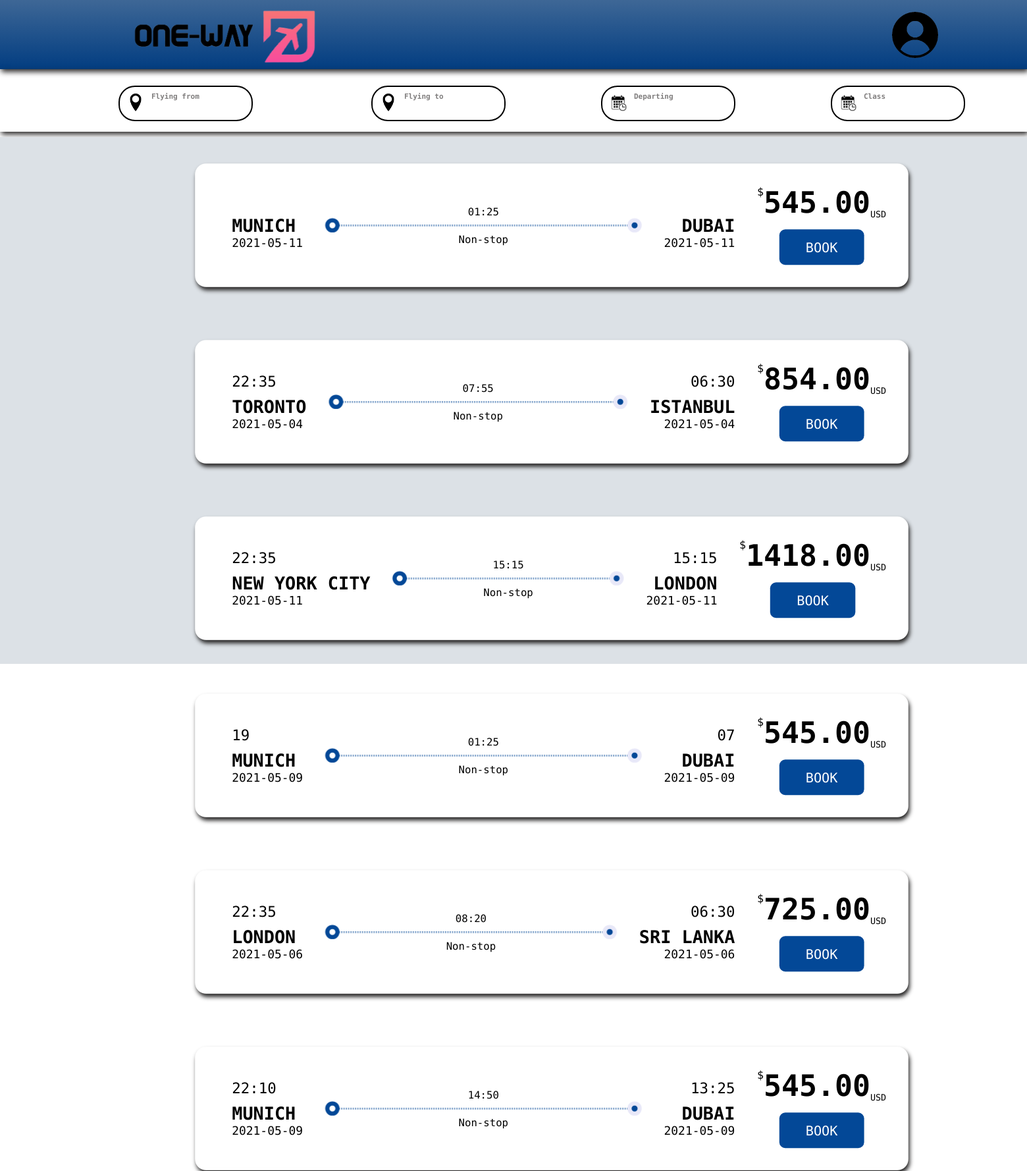
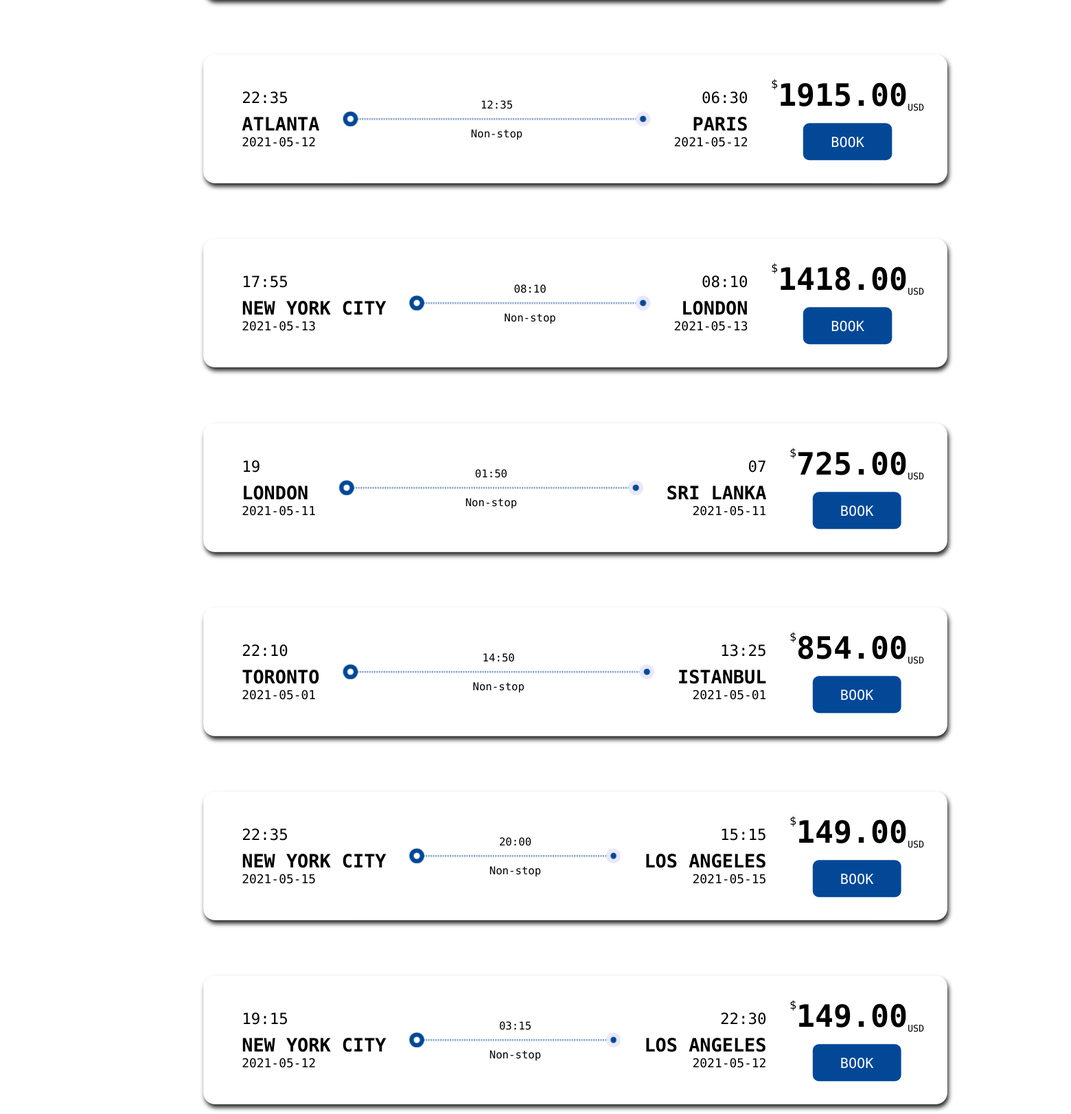
The page /flightResults.php (upper part) on the database its author committed (2 pictures, top to bottom).
### tables this page shows
CREATE TABLE SEATS (
	SEAT_ID VARCHAR(4),
    FLIGHT_ID VARCHAR(4) NOT NULL,
    E_AVAILABILITY MEDIUMINT(3) NOT NULL,
    B_AVAILABILITY MEDIUMINT(3) NOT NULL, 
    FC_AVAILABILITY MEDIUMINT(3) NOT NULL, 
    E_PRICE DECIMAL(6,2) NOT NULL,
    B_PRICE DECIMAL(6,2) NOT NULL,
    FC_PRICE DECIMAL(6,2) NOT NULL, 
	PRIMARY KEY (SEAT_ID),
    FOREIGN KEY (FLIGHT_ID) REFERENCES FLIGHTS(FLIGHT_ID)
);

CREATE TABLE FLIGHTS (
	FLIGHT_ID VARCHAR(4),
    DEPART_TIME DATETIME NOT NULL,
    LAND_TIME DATETIME NOT NULL,
    START_LOC VARCHAR(3) NOT NULL,
    END_LOC VARCHAR(3) NOT NULL,
    FLIGHT_NUM VARCHAR (6) NOT NULL,
    DEPARTURE_DATE DATE,
    AIRLINE VARCHAR(3),
	PRIMARY KEY (FLIGHT_ID)
);

### getCity.php (called while the page is built)
<?php
function getCity($cityCode) {
    switch ($cityCode) {
        case "NYC":
            return "NEW YORK CITY";
        case "ATL":
           return "ATLANTA";
        case "LHR":
            return "LONDON";
        case "MUC":
            return "MUNICH";
        case "YYZ":
           return "TORONTO";
        case "IST":
            return "ISTANBUL";
        case "LAX":
            return "LOS ANGELES";
        case "CMP":
           return "SRI LANKA";
        case "DXB":
            return "DUBAI";
        case "CDG":
            return "PARIS";
    }
}

### flightResults.php (the view, shortened to what this page needs)
<!DOCTYPE html>
<?php
include "getCity.php";
$localhost = "localhost";
$username = "root";
$password = "";
$dbname = "OneWay";
$con = new mysqli($localhost, $username, $password, $dbname);
$sql = "SELECT * FROM flights, seats where flights.FLIGHT_ID = seats.FLIGHT_ID";
$result = $con->query($sql);
?>
<html lang="en">
<head>
    <link rel="stylesheet" href="styles.css">
</head>
<body>
    <div class="headerBar">
        <a href="./login.php">
            <img src="img/logo.png" alt="">
        </a>
        <a href="./Profile.html">
          <img src="img/user.png" class="user" alt="">
        </a>
    </div>
    <div class="prevInfo">
    <div class="enteredDepart">
            <img src="img/pin.png" alt="">
            <p> <span class="flyingFrom">Flying from</span>  <br><?php echo $from ?></p>
        </div>
        <div class="enteredDepart">
            <img src="img/pin.png" alt="">
            <p> <span class="flyingFrom">Flying to</span>  <br> <?php echo $dest ?> </p>
        </div>
        <div class="enteredDate">
            <img class="cal" src="img/cal.png" alt="">
            <p> <span class="flyingFrom">Departing</span>  <br> <?php echo $date?></p>
        </div>
        <div class="enteredDate">
            <img class="cal" src="img/cal.png" alt="">
            <p> <span class="flyingFrom">Class</span>  <br> <?php echo $class;$_SESSION["class"] = $_POST['class'];?></p>
        </div>
    </div>
    <div class="wrap2">
        <main>
            <div class="container">
            <section class="dashboard">
                <section class="flights">
                <section class="flightList">
					<?php
						while($row = $result->fetch_assoc()){
					?>
                    <article class="flightCard flightList__item">
                    <div class="flightCard__departure">
                        <time class="flightCard__time"><?php $_SESSION["flight_num"] = $row['FLIGHT_NUM'];echo explode(":00",explode(" ",$_SESSION["depart_time"])[1])[0]; ?></time>
                        <h2 class="flightCard__city"><?php $_SESSION["start_loc"] = $row['START_LOC']; echo getCity($row['START_LOC']); ?></h2>
                        <time class="flightCard__day"><?php $_SESSION["depart_time"] = $row['DEPART_TIME']; echo explode(" ",$_SESSION["depart_time"])[0] ;   $_SESSION["flight_id"] = $row['FLIGHT_ID'];?></time>
                    </div>
                    <div class="flightCard__route">
                        <p class="flightCard__duration"><?php echo date('H:i',(strtotime(explode(":00",explode(" ",$_SESSION["land_time"])[1])[0]) - strtotime(explode(":00",explode(" ",$_SESSION["depart_time"])[1])[0])))?></p>
                        <div class="flightCard__route-line route-line" >
                        <div class="route-line__stop route-line__start" ></div>
                        <div class="route-line__stop route-line__end" ></div>
                        </div>
                        <p class="flightCard__type">Non-stop</p>
                    </div>
                    <div class="flightCard__arrival">
                        <time class="flightCard__time"><?php echo explode(":00",explode(" ",$_SESSION["land_time"])[1])[0] ?></time>
                        <h2 class="flightCard__city"><?php $_SESSION["end_loc"] = $row['END_LOC']; echo getCity($row['END_LOC']); ?></h2>
                        <time class="flightCard__day"><?php $_SESSION["land_time"] = $row['LAND_TIME']; echo explode(" ",$_SESSION["depart_time"])[0]; ?></time>
                    </div>
                    <div class="flightCard__action">
                        <p class="flightCard__price price"><sup>$</sup><?php $_SESSION["price"] = $row['E_PRICE']; echo $row['E_PRICE']; ?><sub>USD</sub></p>
                        <button class="button" method="post" name="info" onclick="location.replace('./Payment.php');">BOOK</button>
                    </div>
                    </article>
						  <?php
						}
					?>
                </section>
                </section>
            </section>
            </div>
        </main>
    </div>
</body>
</html>

### styles.css (style rules this page uses)
* { margin: 0; padding: 0; font-family: "Roboto Mono", monospace; }
.headerBar { height: 105px; width: 100%; background: linear-gradient(to bottom, #3e6796 0%,#023d81 100%); box-shadow: 2px 4px 8px rgb(40, 39, 39); }
.headerBar img { width: 305px; margin-left: 200px; float: left; transition: .5s; animation: slideLeft .5s ease-in-out; }
.headerBar .user { width: 70px; margin-left: 850px; margin-top: 18px; float: left; }
.prevInfo { width: 100%; height: 70px; box-shadow: 2px 4px 8px rgb(40, 39, 39); padding-top: 25px; }
.enteredDepart { width: 200px; height: 50px; border: 2px solid black; border-radius: 25px; display: block; margin-left: 180px; transition: .6s; float: left; }
.enteredDepart img { float: left; width: 24%; margin-top: 10px; }
.enteredDate { width: 200px; height: 50px; border: 2px solid black; border-radius: 25px; display: block; margin-left: 145px; transition: .6s; float: left; }
.enteredDate img { float: left; width: 24%; }
.flyingFrom { width: 100%; height: 18px; font-weight: medium; font-size: 11px; color: rgb(128, 126, 126); }
.enteredDepart p, .enteredDate p { float: left; font-weight: bold; font-size: 19px; }
.wrap2 { font-size: 1.6rem; color: #034897; background-color: HSL(45, 29%, 97%); background-color: #dce1e6; margin-top: 8px; height: 100vh; }
.container { margin: 0 auto; width: 130rem; padding: 0 4rem; }
.dashboard { display: grid; grid-template-columns: repeat(12, 1fr); grid-template-rows: auto auto; grid-gap: 3rem; }
.dashboard .booking-bar, .dashboard .flights { grid-column: 1/10; }
.price { font-size: 4rem; font-weight: bolder; color: black; }
.price sup { vertical-align: top; font-size: 1.5rem; font-weight: normal; }
.price sub { vertical-align: bottom; font-size: 1.2rem; font-weight: normal; }
.route-line { position: relative; margin: 1rem 0 0; width: 100%; height: 1px; border: 0.1rem dashed #034897; }
.route-line__stop { border-radius: 100%; box-sizing: content-box; width: 0.8rem; height: 0.8rem; position: absolute; top: 50%; background-color: #034897; transform: translate3d(-50%, -50%, 0); }
.route-line__start { left: 0; border: 0.6rem solid #034897; background-color: #fff; }
.route-line__end { right: 0; border: 0.6rem solid HSL(240, 52%, 94%); transform: translate3d(50%, -50%, 0); }
.flightCard { border-radius: 1.5rem; color: black; display: flex; justify-content: space-between; align-items: center; padding: 3rem; background-color: #fff; box-shadow: 3px 7px 9px rgb(40, 39, 39); transform: scale(.7); transition: 1.5s, transform .4s ease-in-out; }
.flightCard__departure { margin-left: 2rem; }
.flightCard__arrival { margin-right: 3rem; text-align: right; }
.flightCard__route { display: flex; flex-direction: column; flex: 1 0 auto; justify-content: center; align-items: center; padding: 0 4rem; }
.flightCard__duration, .flightCard__type { font-size: 1.4rem; }
.flightCard__type { margin-top: 1rem; }
.flightCard__action { text-align: center; }
.flightCard__time { display: inline-block; margin-bottom: 0.8rem; font-size: 2rem; font-weight: medium; }
.button { border-radius: 0.8rem; margin-top: 21px; padding: 0.75em 2em; appearance: none; background-color: #034897; color: white; font-size: 1.8rem; border: none; cursor: pointer; transition: background-color 1.6s cubic-bezier(0.25, 1, 0.5, 1), color 1.6s cubic-bezier(0.25, 1, 0.5, 1); }

### rows shown on the page
seats: FLIGHT_ID.START_LOC "MUNICH", depart_time "2021-05-11", depart_time "01:25", FLIGHT_ID.END_LOC "DUBAI", E_PRICE "545.00"
seats: depart_time "22:35", FLIGHT_ID.START_LOC "TORONTO", depart_time "2021-05-04", depart_time "07:55", land_time "06:30", FLIGHT_ID.END_LOC "ISTANBUL", E_PRICE "854.00"
seats: depart_time "22:35", FLIGHT_ID.START_LOC "NEW YORK CITY", depart_time "2021-05-11", depart_time "15:15", land_time "15:15", FLIGHT_ID.END_LOC "LONDON", E_PRICE "1418.00"
seats: depart_time "19", FLIGHT_ID.START_LOC "MUNICH", depart_time "2021-05-09", depart_time "01:25", land_time "07", FLIGHT_ID.END_LOC "DUBAI", E_PRICE "545.00"
seats: depart_time "22:35", FLIGHT_ID.START_LOC "LONDON", depart_time "2021-05-06", depart_time "08:20", land_time "06:30", FLIGHT_ID.END_LOC "SRI LANKA", E_PRICE "725.00"
seats: depart_time "22:10", FLIGHT_ID.START_LOC "MUNICH", depart_time "2021-05-09", depart_time "14:50", land_time "13:25", FLIGHT_ID.END_LOC "DUBAI", E_PRICE "545.00"
seats: depart_time "22:35", FLIGHT_ID.START_LOC "ATLANTA", depart_time "2021-05-12", depart_time "12:35", land_time "06:30", FLIGHT_ID.END_LOC "PARIS", E_PRICE "1915.00"
seats: depart_time "17:55", FLIGHT_ID.START_LOC "NEW YORK CITY", depart_time "2021-05-13", depart_time "08:10", land_time "08:10", FLIGHT_ID.END_LOC "LONDON", E_PRICE "1418.00"
seats: depart_time "19", FLIGHT_ID.START_LOC "LONDON", depart_time "2021-05-11", depart_time "01:50", land_time "07", FLIGHT_ID.END_LOC "SRI LANKA", E_PRICE "725.00"
seats: depart_time "22:10", FLIGHT_ID.START_LOC "TORONTO", depart_time "2021-05-01", depart_time "14:50", land_time "13:25", FLIGHT_ID.END_LOC "ISTANBUL", E_PRICE "854.00"
seats: depart_time "22:35", FLIGHT_ID.START_LOC "NEW YORK CITY", depart_time "2021-05-15", depart_time "20:00", land_time "15:15", FLIGHT_ID.END_LOC "LOS ANGELES", E_PRICE "149.00"
seats: depart_time "19:15", FLIGHT_ID.START_LOC "NEW YORK CITY", depart_time "2021-05-12", depart_time "03:15", land_time "22:30", FLIGHT_ID.END_LOC "LOS ANGELES", E_PRICE "149.00"
